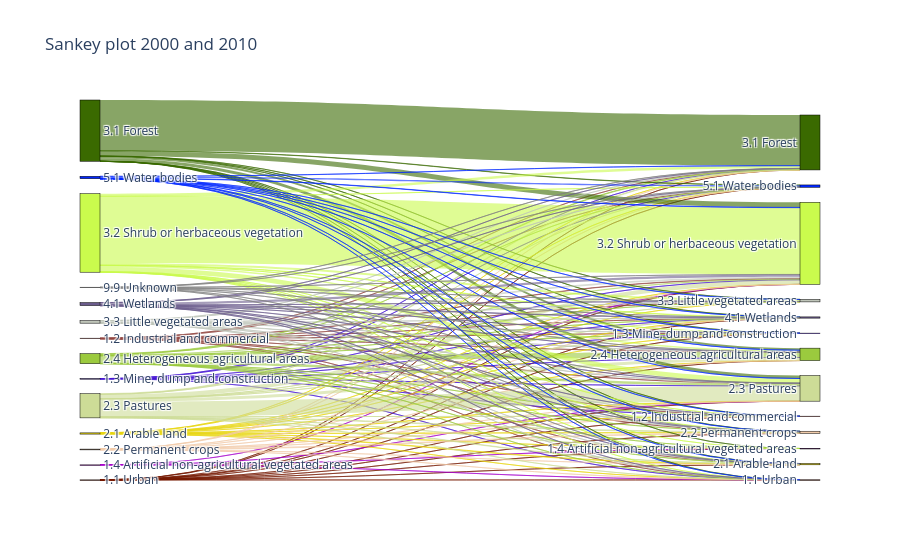

The cell this chart's notebook holds for it:
### Code cell
inter = inter.rename(columns={'level2_1': 'Date1','level2_2':'Date2'})

label_set = set()
links = []

def add_links(inter, col_from, col_to):
    temp = inter.groupby([col_from, col_to])["area"].sum().reset_index()
    for _, row in temp.iterrows():
        source = f"{col_from}_{row[col_from]}"
        target = f"{col_to}_{row[col_to]}"
        value = row["area"]
        label_set.update([source, target])
        links.append((source, target, value))

add_links(inter, "Date1", "Date2")

# Asignar índices
labels = list(label_set)
label_to_index = {label: i for i, label in enumerate(labels)}

source = [label_to_index[s] for s, t, v in links]
target = [label_to_index[t] for s, t, v in links]
value = [v for s, t, v in links]

# Diccionario de colores
color_dict = {
    "1.1 Urban": "#761800",
    "1.2 Industrial and commercial": "#934741",
    "1.3 Mine, dump and construction": "#4616d4",
    "1.4 Artificial non-agricultural vegetated areas": "#A600CC",
    "2.1 Arable land": "#e8d610",
    "2.2 Permanent crops": "#F2CCAA",
    "2.3 Pastures": "#cddc97",
    "2.4 Heterogeneous agricultural areas": "#9BCA3E",
    "3.1 Forest": "#3a6a00",
    "3.2 Shrub or herbaceous vegetation": "#cafb4d",
    "3.3 Little vegetated areas": "#bfc5b9",
    "4.1 Wetlands": "#6b5c8c",
    "5.1 Water bodies": "#0127ff",
    "9.9 Unknown": "#808080"
}

display_labels = [label.split("_", 1)[1] for label in labels]

# Colores para los nodos
colors = []
for label in labels:
    class_name = label.split("_", 1)[1].strip()
    colors.append(color_dict.get(class_name, "gray"))

def hex_to_rgba(hex_color, alpha=0.6):
    hex_color = hex_color.lstrip("#")
    r, g, b = tuple(int(hex_color[i:i+2], 16) for i in (0, 2, 4))
    return f"rgba({r},{g},{b},{alpha})"

missing_classes = set()
for s, t, v in links:
    class_name = s.split("_", 1)[1].strip()
    if class_name not in color_dict:
        missing_classes.add(class_name)

link_colors = []
for s, t, v in links:
    class_name = s.split("_", 1)[1].strip()
    hex_color = color_dict.get(class_name, "#999999")
    link_colors.append(hex_to_rgba(hex_color))

# Crear el Sankey plot
fig = go.Figure(data=[go.Sankey(
    arrangement="snap",
    node=dict(
        pad=15,
        thickness=20,
        line=dict(color="black", width=0.5),
        label=display_labels,
        color=colors
    ),
    link=dict(
        source=source,
        target=target,
        value=value,
        color=link_colors
    )
)])

fig.update_layout(
    title_text="Sankey plot 2000 and 2010",
    font_size=12
)

### Figure 1 — Plotly figure (JSON) as saved in the notebook; plotly's stock layout.template omitted (floating-point values rounded to 4 significant figures; data arrays with more than 128 entries replaced by an {"elided": "..."} marker saying what was removed)
{"data": [{"arrangement": "snap", "link": {"color": {"elided": "157 str values"}, "source": {"elided": "157 int values"}, "target": {"elided": "157 int values"}, "value": {"elided": "157 float values"}}, "node": {"color": ["#3a6a00", "#761800", "#3a6a00", "#934741", "#4616d4", "#cddc97", "#F2CCAA", "#bfc5b9", "#934741", "#0127ff", "#A600CC", "#cafb4d", "#6b5c8c", "#e8d610", "#4616d4", "#9BCA3E", "#bfc5b9", "#0127ff", "#9BCA3E", "#6b5c8c", "#e8d610", "#761800", "#cafb4d", "#F2CCAA", "#808080", "#A600CC", "#cddc97"], "label": ["3.1 Forest", "1.1 Urban", "3.1 Forest", "1.2 Industrial and commercial", "1.3 Mine, dump and construction", "2.3 Pastures", "2.2 Permanent crops", "3.3 Little vegetated areas", "1.2 Industrial and commercial", "5.1 Water bodies", "1.4 Artificial non-agricultural vegetated areas", "3.2 Shrub or herbaceous vegetation", "4.1 Wetlands", "2.1 Arable land", "1.3 Mine, dump and construction", "2.4 Heterogeneous agricultural areas", "3.3 Little vegetated areas", "5.1 Water bodies", "2.4 Heterogeneous agricultural areas", "4.1 Wetlands", "2.1 Arable land", "1.1 Urban", "3.2 Shrub or herbaceous vegetation", "2.2 Permanent crops", "9.9 Unknown", "1.4 Artificial non-agricultural vegetated areas", "2.3 Pastures"], "line": {"color": "black", "width": 0.5}, "pad": 15, "thickness": 20}, "type": "sankey"}], "layout": {"font": {"size": 12}, "title": {"text": "Sankey plot 2000 and 2010"}}}
